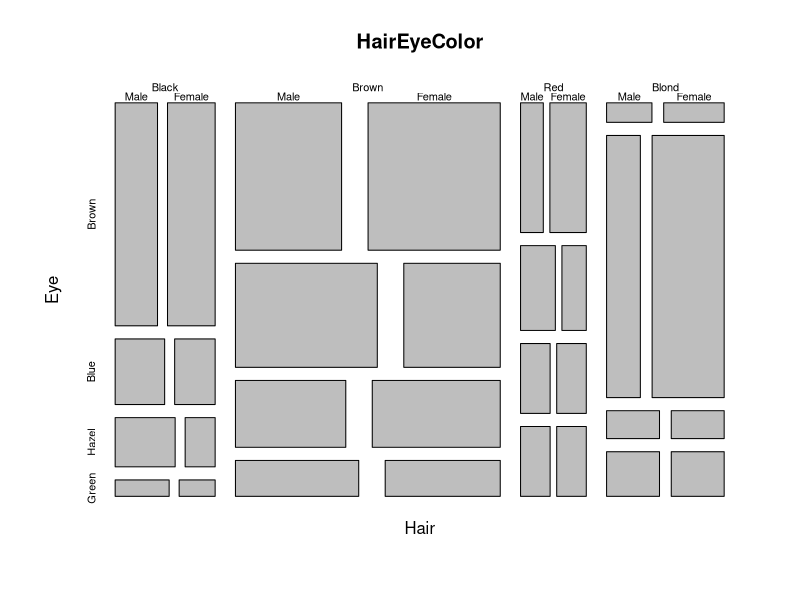
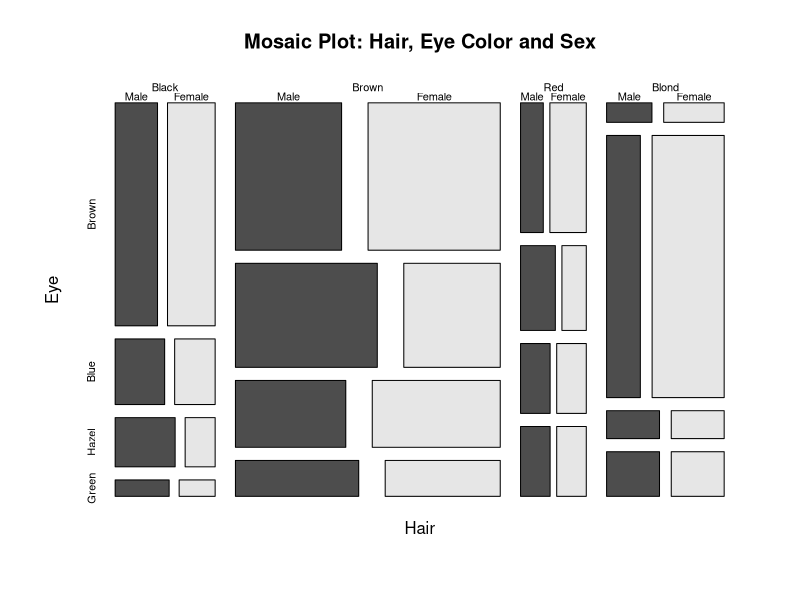
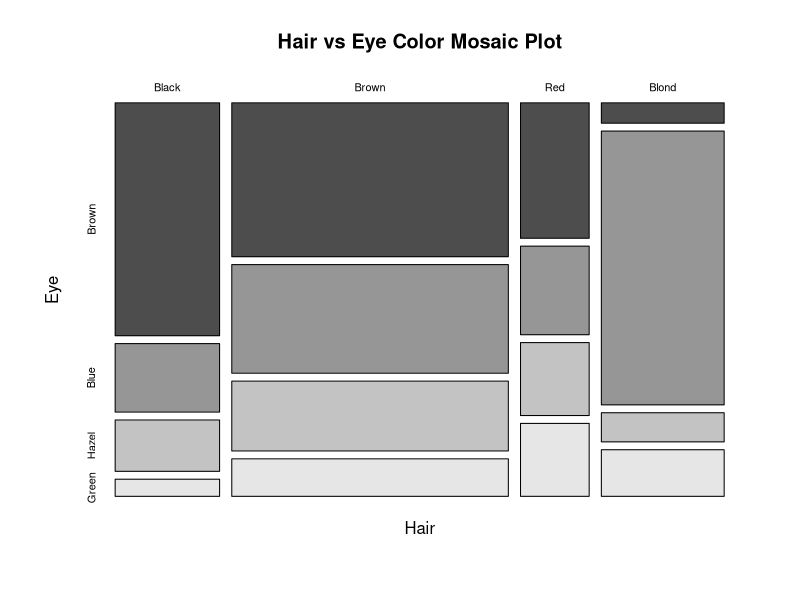
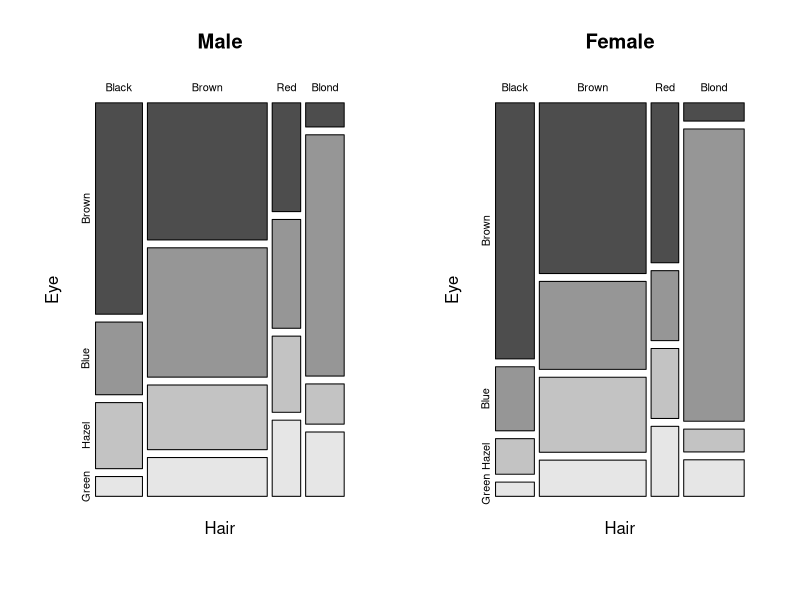
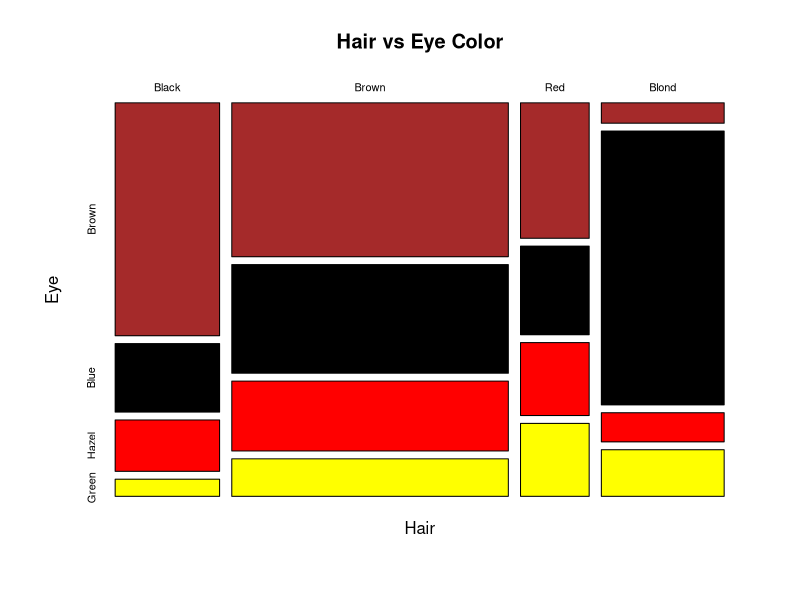
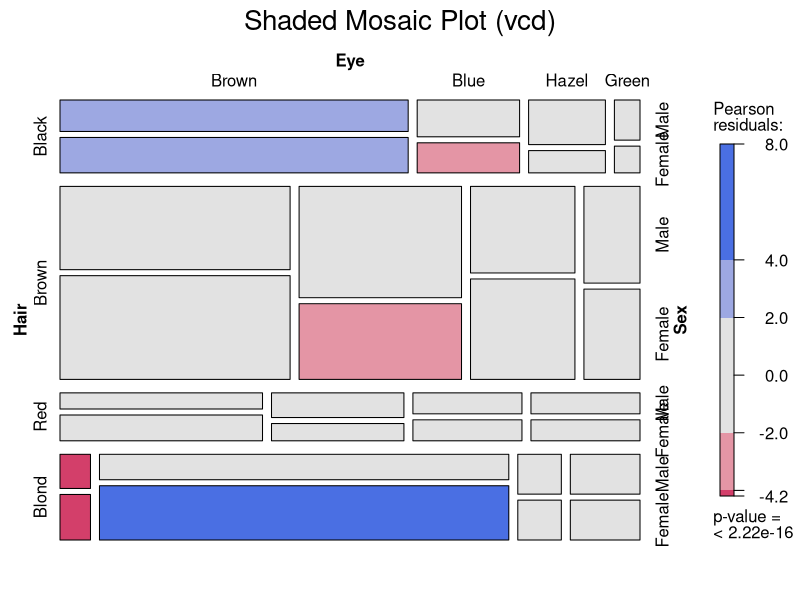
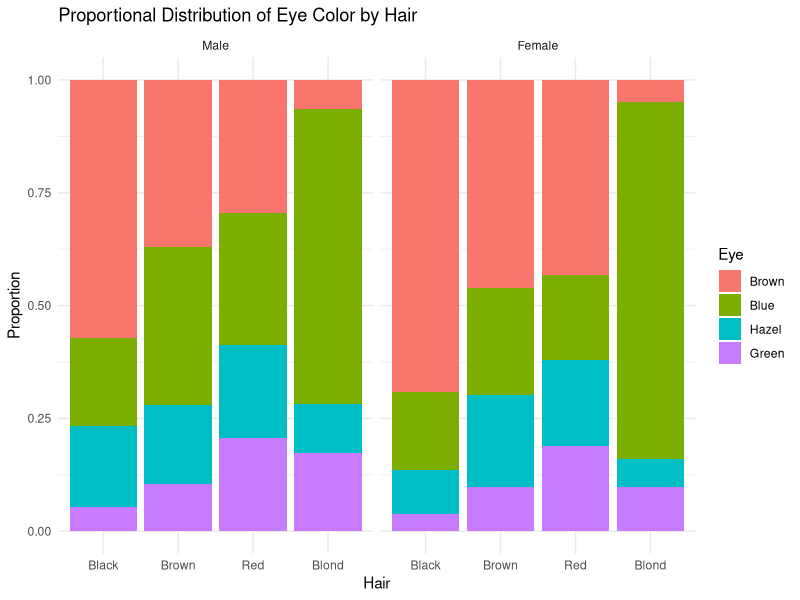
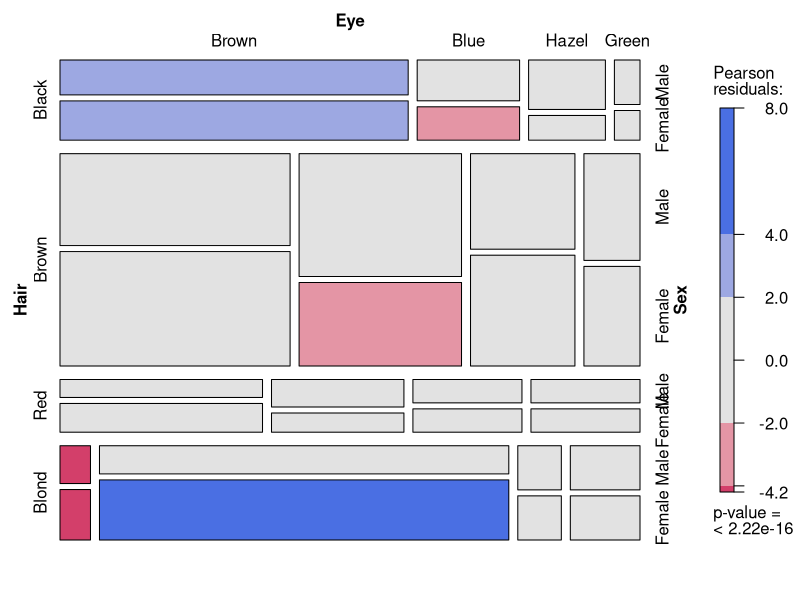

Recreate these plots in R, in order.

# DV Lab – Week-7
# Name:V NAGA VEERANNA
# Roll No:24A95A6103
# Load and understand the HairEyeColor Dataset

# Load Dataset
data(HairEyeColor)

# Check Structure
str(HairEyeColor)
View(HairEyeColor)
?HairEyeColor

# Very Basic Mosaic Plot (Base R)
mosaicplot(HairEyeColor)

# Add Titles and colors
mosaicplot(HairEyeColor, main="Mosaic Plot: Hair, Eye Color and Sex", col=TRUE)

# Two-variable Mosaic Plot
HairEye2D <- margin.table(HairEyeColor, c(1,2))
mosaicplot(HairEye2D, main="Hair vs Eye Color Mosaic Plot", col=TRUE)

# Mosaic Plot By sex
par(mfrow=c(1,2))
mosaicplot(HairEyeColor[,,"Male"], main="Male", col=TRUE)
mosaicplot(HairEyeColor[,,"Female"], main="Female", col=TRUE)
par(mfrow=c(1,1))

# Custom Colors
mosaicplot(HairEye2D, col=c("brown","black","red","yellow"),
           main="Hair vs Eye Color")

# Advanced Mosaic Plot using 'vcd'
install.packages("vcd")
library(vcd)
mosaic(HairEyeColor, shade=TRUE, legend=TRUE, main="Shaded Mosaic Plot (vcd)")

# Convert Dataset to Dataframe (for ggplot)
hair_eye_df <- as.data.frame(HairEyeColor)
head(hair_eye_df)

# GGplot alternative (Proportional Mosaic-Style plot)
library(ggplot2)
ggplot(hair_eye_df, aes(x=Hair, y=Freq, fill=Eye)) +
  geom_bar(stat="identity", position="fill") +
  facet_wrap(~Sex) +
  labs(title="Proportional Distribution of Eye Color by Hair",
       y="Proportion") +
  theme_minimal()

# Advanced Mosaic with Residual Shading
mosaic(~ Hair + Eye + Sex, data=hair_eye_df, shade=TRUE, legend=TRUE)
